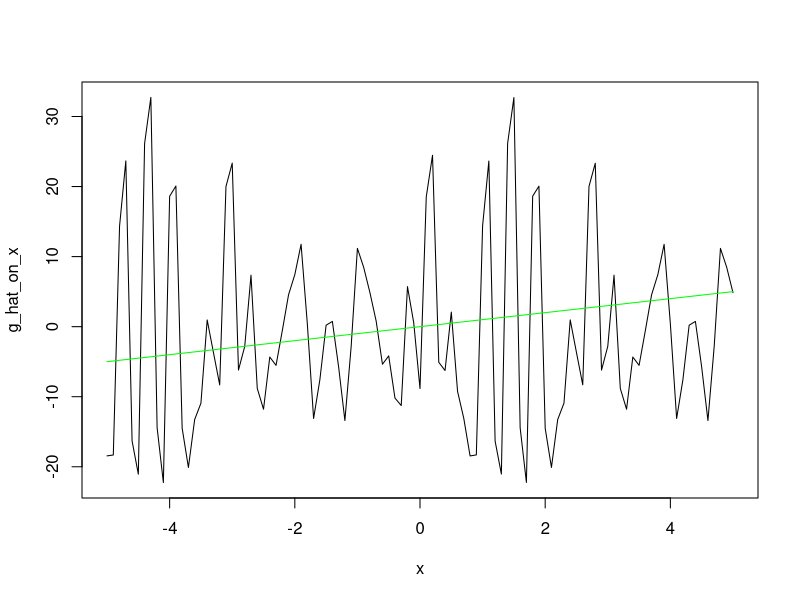
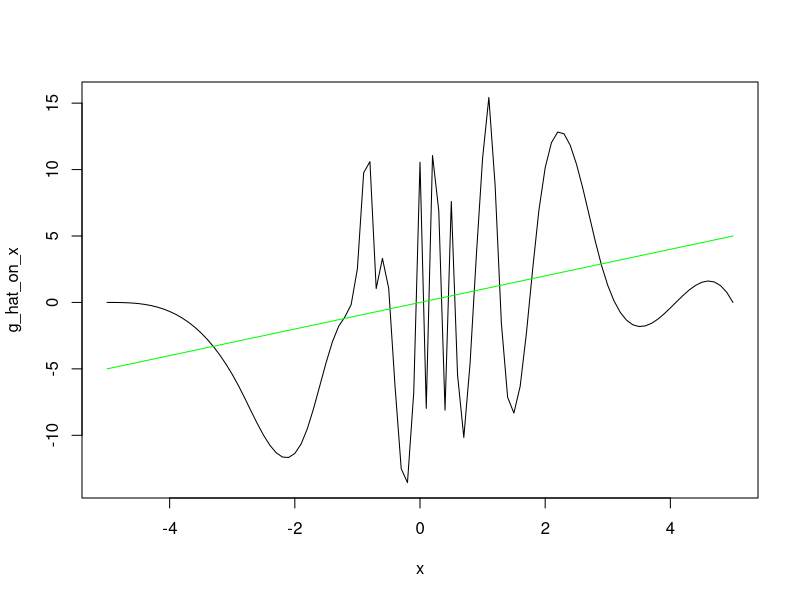
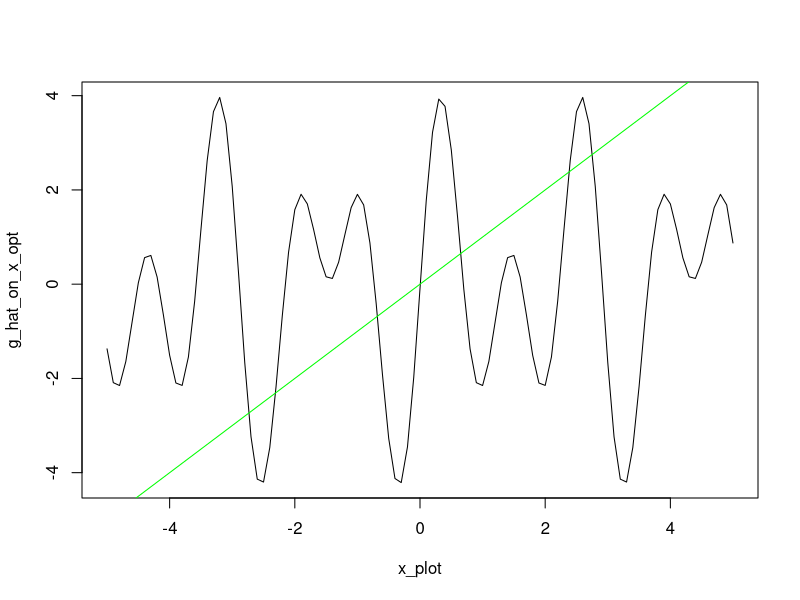

The R source for these figures, in order:
#### Kernel matrix ####
#kernel evaluation
kernel_functions <- function(x,ker='normal',knorm="sq")
{
  # Densities such as the integral of the square of the density is one if knorm is sq 
  # or such that the sd is one if knorm is sd.
  if (ker=='normal') 
  { 
    s <- switch(knorm,
                sd = 1,
                sq = 1/(2*sqrt(pi)))
    aux <- exp(- x^2 /(2*s^2)) / (sqrt(2*pi)*s)
  }
  if (ker=='triangle')
  {
    s <- switch(knorm,
                sd = sqrt(6),
                sq = (2/3))
    aux <- (s-abs(x))
    aux <- aux * (aux >0)/s^2
  }
  if (ker=='laplace')
  {
    s <- switch(knorm,
                sd = 1/sqrt(2),
                sq = 1/4)
    aux <- exp(-abs(x)/s)/(2*s)
  }
  return(aux)
}

create_W <- function(W, h=1 ,ker='normal',knorm="sq",remove=FALSE)
{
  #   ICM and smoothing matrix 
  #   If no bandwidth is provided for the function, h=1 is used  (no smoothing)
  #   The principle diagonal is replaced with zeros if remove = TRUE.
  n_w <- length(W)
  mat <- sapply(W,function(e) W - e*pracma::ones(n_w,1))
  wmat <-  kernel_functions(mat / h,ker=ker,knorm=knorm)/h; # kernel smoothing 
  # principle diagonal of the matrix replaced with zeros
  if (remove==TRUE) wmat <-  wmat - diag(diag(wmat))
  return(wmat/(n**2))
}

#### Basis ####
# splines
create_P_splines <- function(x, Z, J, degree){
  knots = quantile(Z, probs = seq(0, 1, length.out = J))
  return(bs(x, knots = knots, degree = degree, intercept = FALSE)[,1:length(knots)+degree-1])}

#trigo
p_j_trigo_0_1 <-function(j, J, z){
  a = 2*pi*j*z
  #print(a)
  if (j==1){
    return(1)
  }
  if (j%%2 == 0){
    cos_val = cos(a)
    return(sqrt(2)*cos_val)
  }
  else{
    sin_val = sin(a)
    return(sqrt(2)*sin_val)
  }
}

#hist
p_j_hist_0_1 <-function(j, J, z){
  l = length(z)
  if (l>1){
    res = rep(0, l)
    for (i in 1:l){
      if (z[i] >= (j - 1) / J && z[i] < j / J) {
        res[i] = sqrt(J)
      } else {
        res[i] = 0
      }
    }
    return(res)}
  else{
    if (z >= (j - 1) / J && z < j / J) {
      return(sqrt(J))
    } else{
      return(0)
    }
  }
}

# generalize for interval [a,b]
basis_a_b <-function(j, J, z, a, b, p_j_0_1){
  return(p_j_0_1(j,J,((z-a)/(b-a)))/sqrt(b-a))
}

# create P
create_P <- function(z_eval, J, Z, p_j, degree, spline_bool){
  n = length(Z)
  a = min(Z)
  b = max(Z)
  P = matrix(0, n, J)
  if (spline_bool == 0){
    for (j in 1:J){
      for (i in 1:n){
        P[i,j] = basis_a_b(j, J, Z[i], a, b, p_j)
      }
    }
  }
  else{
    P <- create_P_splines(z_eval, Z, J, degree)
  }
  return(P)
}

#### Estimation ####
# compute gamma_hat
estimation_gamma <- function(J, W, Z, Y, p_j, bool_splines, degree){
  n = length(Z)
  a = min(Z)
  b = max(Z)
  #compute Omega
  Omega <- create_W(W)
  
  #compute P
  P <- create_P(Z, J, Z, p_j, degree, bool_splines)
  
  #compute gamma
  gamma_step = t(P)%*%Omega%*%Y
  gamma_step_invert = solve(t(P)%*%Omega%*%P)
  gamma_hat = gamma_step_invert%*%gamma_step
  
  return(gamma_hat)
}

# Compute g_hat
g_hat <- function(z, J, p_j, gamma_hat, a, b){
  p_j_vector = rep(0, J)
  for (j in 1:J){
    p_j_vector[j] = basis_a_b(j, J, z, a, b, p_j)
  }
  return(sum(gamma_hat*p_j_vector))
}

#### Plot ####

# plot the function
plot_function_true_est <- function(x, gamma_hat, p_j_hat, Z, bool_splines, degree, case){
  a = min(Z)
  b = max(Z)
  g_hat_on_x = rep(0, length(x))
  if (bool_splines == 0){ 
    for (i in 1:length(x)){
      g_hat_on_x[i] <- g_hat(x[i], J, p_j_hat, gamma_hat, a, b)
    }}
  else{
    basis <- create_P_splines(x, Z, J, degree)
    g_hat_on_x <- basis%*%gamma_hat
  }
  g_on_x = g(x, case)
  plot(x, g_hat_on_x, type = 'l', col = 'black')
  lines(x, g_on_x, type = 'l', col = 'green')
}
  

#### Simulation ####
g <- function(x,case)  
{
  switch(case,  
         x,
         x^2/sqrt(2),
         sqrt(3*sqrt(3))*x*exp(-(x^2)/2),
         sqrt(3)*x*sin(pi*x/2),
         4*exp(-abs(x)) , 
         log(abs(x-1)+1)*ifelse(x>1,1,-1)*sqrt(10/3),
         sqrt(2)*x*cos(pi*x),
         (log(abs(x-1)+1)*ifelse(x>1,1,-1)*sqrt(10/3) - 0.6*x+ (x^3)*2)/8
  )
}

#### Generate data ####
n = 1000
W = rnorm(n, 0, 1)
V = rnorm(n, 0, 1)
rhoev = 0.5
rhowz = 0.9
beta = sqrt((rhoev**2)/(1 - rhoev**2))
Z = (beta*W + V)/sqrt(1+beta**2)

eta = rnorm(n, 0, 1)
a = sqrt((rhowz**2)/(1 - rhowz**2))
eps = (a*V + eta)/sqrt(1+beta**2)

Y = g(Z,1) + eps


#### Tests #### 
library(splines)
J = 20
gamma_hat <- estimation_gamma(J,W,Z,Y,p_j_trigo_0_1, 0, none)

x = seq(-5, 5, by = 0.1)
plot_function_true_est(x, gamma_hat, p_j_trigo_0_1, Z, 0, none,1)


J = 30
gamma_hat <- estimation_gamma(J,W,Z,Y,empty, 1, 3)

x = seq(-5, 5, by = 0.1)
plot_function_true_est(x, gamma_hat, empty, Z, 1, 3,1)


#### Choosing J ####
# 1 - based on cross validation on M 
calcul_M_g_hat <- function(gamma_hat, J, Z, Y, W, p_j_hat, bool_splines, degree){
  Omega <- create_W(W)
  M = 0 
  a = min(Z)
  b = max(Z)
  n = length(Z)
  g_hat_on_Z <- rep(0, n)
  if (bool_splines == 0){
    for (i in 1:n){
      g_hat_on_Z = g_hat(Z[i], J, p_j_hat, gamma_hat, a, b)
    }}
  else{
    basis <- create_P_splines(Z, Z, J, degree)
    g_hat_on_Z <- basis%*%gamma_hat
  }
  
  for (i in 1:n){
    for (j in 1:n){
      M = M + (Y[i] - g_hat_on_Z[i])*(Y[j] - g_hat_on_Z[j])*Omega[i,j]
    }
  return(M/(n**2))
  }}
  

calcul_M_true_g <- function(g, J, Z, Y, W){
  M = 0
  Omega <- create_W(W)
  for (i in 1:n){
    for (j in 1:n){
      M = M + (Y[i] - g(Z[i]))*(Y[j] - g(Z[j]))*Omega[i,j]
    }
    return(M/(n**2))
  }}

calcul_M_g_hat_test_sample <- function(g_hat_on_Z_test, Omega, n_test, Y_test){
  M = 0
  for (i in 1:n_test){
    for (j in 1:n_test){
      M = M + (Y_test[i] - g_hat_on_Z_test[i])*(Y_test[j] - g_hat_on_Z_test[j])*Omega[i,j]
    }
    return(M/(n_test**2))
  }}


#we want to minimize M so we choose J such that M is minimal
sample_train_test <- function(Z, Y, W, p_train){
  # Create a single data frame with all variables
  df <- data.frame(Z = Z, Y = Y, W = W)
  
  # Create bins based on the X variable (you can modify the binning logic if needed)
  bins <- cut(df$Z, breaks = 3, labels = FALSE)
  
  # Sample indices for the training set using bins for stratification
  index_train <- createDataPartition(bins, p = p_train, list = FALSE)
  
  # Indices for the validation set (complementary to train indices)
  index_val <- setdiff(seq_len(nrow(df)), index_train)
  
  # Create train and validation sets based on indices
  train_set <- df[index_train, ]
  val_set   <- df[index_val, ]
  
  # Return the training and validation sets
  return(list(
    Z_train = train_set$Z, Y_train = train_set$Y, W_train = train_set$W,
    Z_validation = val_set$Z, Y_validation = val_set$Y, W_validation = val_set$W
  ))
}


# to do 
optimization_CV <- function(Z, W, Y, vect_J_to_test, p_train, p_j, bool_splines, degree, x_plot, case){
  gamma_hat_list <- vector("list", length(vect_J_to_test))
  a = min(Z)
  b = max(Z)
  M_values <- numeric(length(vect_J_to_test))
  n = length(Z)
  
  # split the data in training and test set
  sampled_data <- sample_train_test(Z, Y, W, p_train)
  Z_train <- sampled_data$Z_train
  Y_train <- sampled_data$Y_train
  W_train <- sampled_data$W_train
  Z_validation <- sampled_data$Z_validation
  Y_validation <- sampled_data$Y_validation
  W_validation <- sampled_data$W_validation
  n_train <- length(Z_train)
  
  # compute gamma_hat_train and g_hat_train for the training set
  for (j in 1:length(vect_J_to_test)){
    #compute gamma_hat_train
    gamma_hat <- estimation_gamma(vect_J_to_test[j],W_train,Z_train,Y_train,p_j, bool_splines, degree)
    gamma_hat_list[[j]] <- gamma_hat
    
    # compute the prediction of g_hat_train on the test set 
    n_val <- length(Z_validation)
    if (bool_splines == 0){ 
      g_hat_on_Z_val = rep(0, n_val)
      for (i in 1:n_val){
        g_hat_on_Z_val[i] <- g_hat(Z_validation[i], vect_J_to_test[j], p_j, gamma_hat, a, b)
      }}
    else{
      basis <- create_P_splines(Z_validation, Z_train, vect_J_to_test[j], degree)
      g_hat_on_Z_val <-  basis%*%gamma_hat
    }
    
    # compute M and store it 
    Omega_val <- create_W(W_validation)
    M_values[j] <- calcul_M_g_hat_test_sample(g_hat_on_Z_val, Omega_val, n_val, Y_validation)
  }
  
  # return J corresponding to the smallest MSE
  J_opt = vect_J_to_test[which.min(M_values)]
  print(c(M_values, J_opt))
  gamma_hat <- estimation_gamma(J_opt,W,Z,Y,p_j, bool_splines, degree)
  
  g_hat_on_x_opt = rep(0, length(x_plot))
  if (bool_splines == 0){ 
    for (i in 1:length(x_plot)){
      g_hat_on_x_opt[i] <- g_hat(x_plot[i], J_opt, p_j, gamma_hat, a, b)
    }}
  else{
    basis <- create_P_splines(x_plot, Z, J_opt, degree)
    g_hat_on_x_opt <- basis%*%gamma_hat
  }
  
  g_on_x = g(x_plot, case)
  plot(x_plot, g_hat_on_x_opt, type = 'l', col = 'black')
  lines(x_plot, g_on_x, type = 'l', col = 'green')
  
  return(J_opt)

}


#test 
library(caret)
vect_J_to_test = seq(3, 20, by = 1)
x = seq(-5, 5, by = 0.1)
optimization_CV(Z, W, Y, vect_J_to_test, 0.6, p_j_trigo_0_1, 0, none, x, 1)


# 2 - based on Lepski



  
